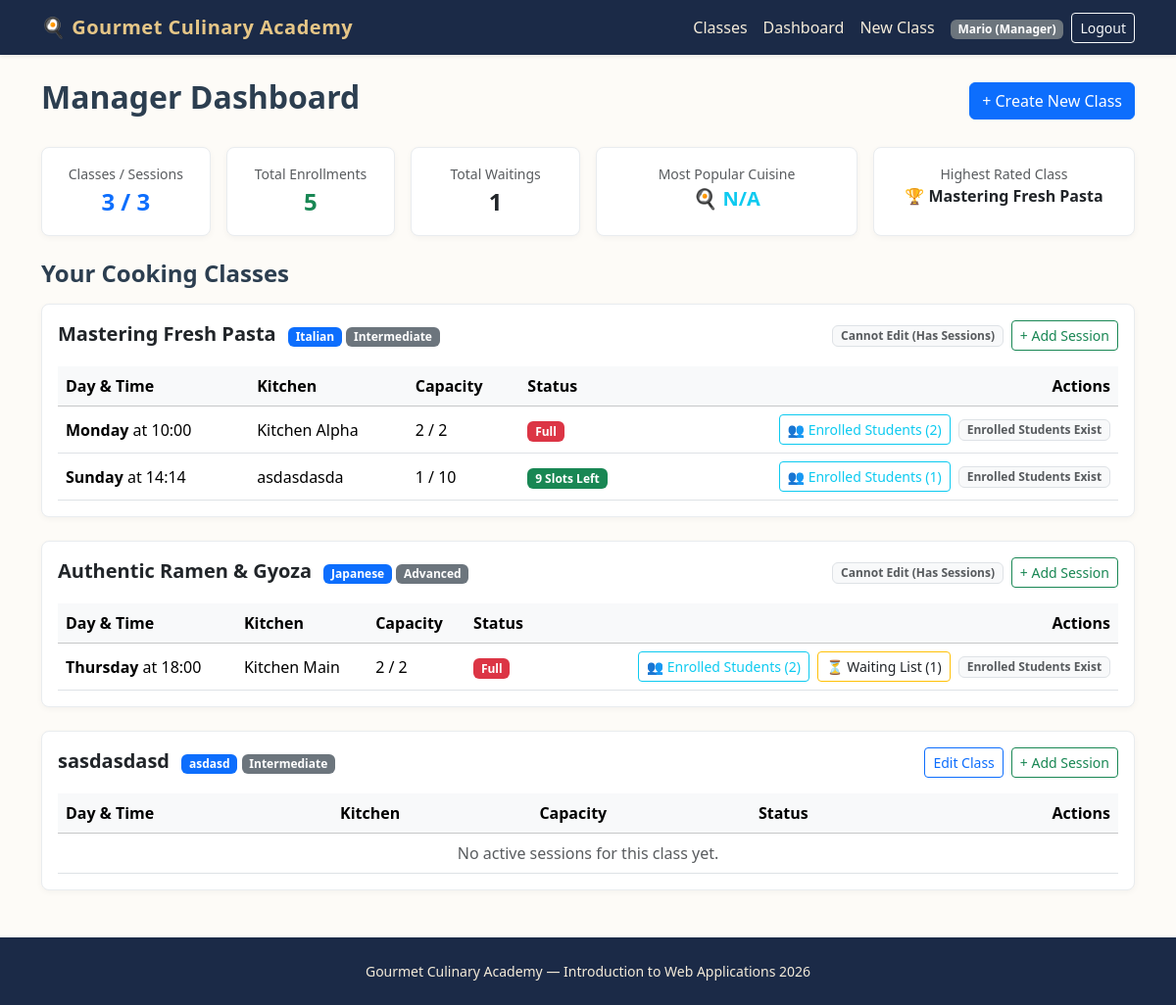
Before: /manager/dashboard (signed in) with the older database file.
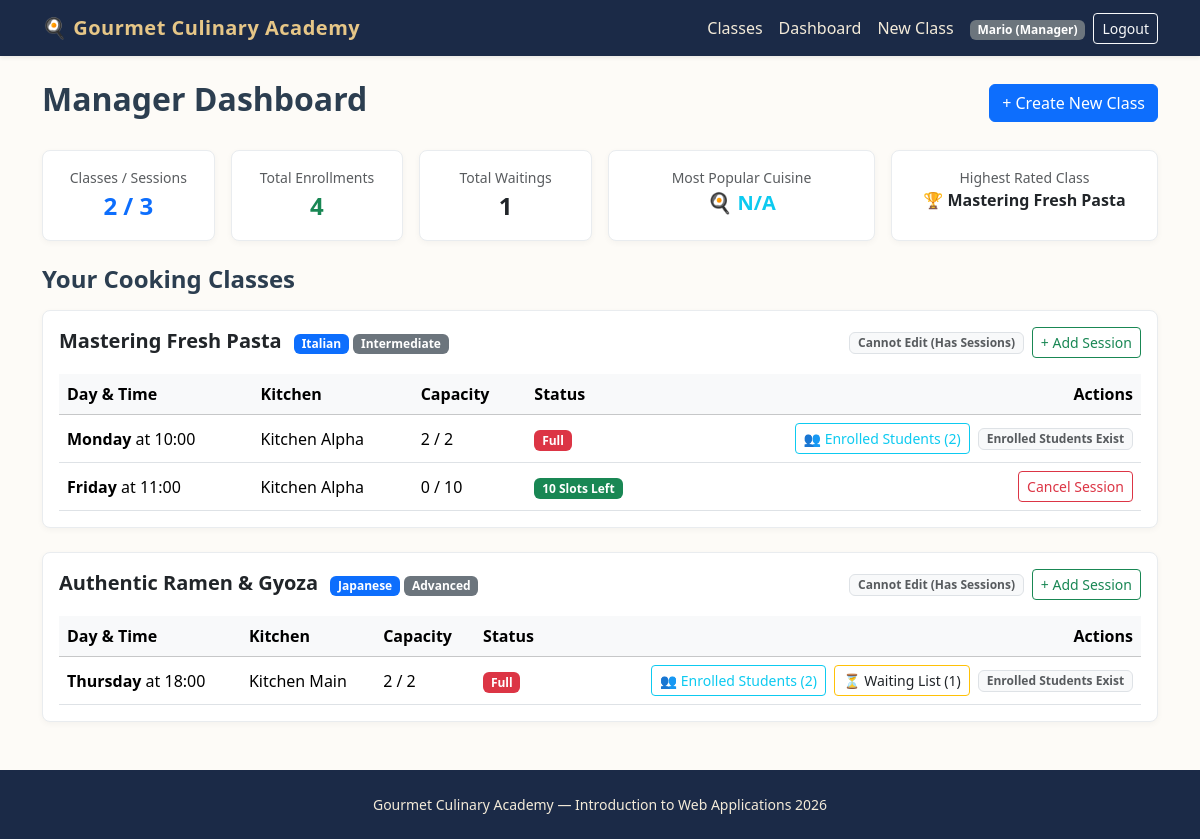
After: the same page with the newer database file.
### tables this page shows
CREATE TABLE cooking_classes (
    id INTEGER PRIMARY KEY AUTOINCREMENT,
    manager_id INTEGER NOT NULL,
    title TEXT NOT NULL UNIQUE,
    cuisine TEXT NOT NULL,
    difficulty TEXT NOT NULL CHECK(difficulty IN ('Beginner', 'Intermediate', 'Advanced')),
    duration INTEGER NOT NULL,
    dietary_category TEXT NOT NULL CHECK(dietary_category IN ('Standard', 'Vegetarian', 'Vegan', 'Gluten-free')),
    chef_name TEXT NOT NULL,
    ingredients TEXT NOT NULL, -- Virgülle ayrılmış en az 4 malzeme
    description TEXT NOT NULL,
    photo_1 TEXT NOT NULL,
    photo_2 TEXT NOT NULL,
    photo_3 TEXT NOT NULL,
    FOREIGN KEY (manager_id) REFERENCES users(id) ON DELETE CASCADE
);

CREATE TABLE class_sessions (
    id INTEGER PRIMARY KEY AUTOINCREMENT,
    class_id INTEGER NOT NULL,
    day_of_week TEXT NOT NULL CHECK(day_of_week IN ('Monday', 'Tuesday', 'Wednesday', 'Thursday', 'Friday', 'Saturday', 'Sunday')),
    start_time TEXT NOT NULL, -- HH:MM formatında
    kitchen_name TEXT NOT NULL,
    max_capacity INTEGER NOT NULL DEFAULT 10,
    FOREIGN KEY (class_id) REFERENCES cooking_classes(id) ON DELETE CASCADE
);

### routes/manager_routes.py (the view, shortened to what this page needs)
@manager_bp.route("/dashboard")
def dashboard():
    classes = get_manager_classes(current_user.id) or []
    stats = get_manager_statistics(current_user.id) or {}
    if isinstance(stats, dict):
        stats = dict(stats)
    else:
        try:
            stats = dict(stats)
        except Exception:
            stats = {}
    stats["total_classes"] = len(classes)
    stats["total_sessions"] = sum(len(item.get("sessions", []) if isinstance(item, dict) else item["sessions"]) for item in classes)
    total_enrollments = 0
    total_waiting = 0
    for item in classes:
        sessions = item["sessions"] if isinstance(item, (dict, list)) and "sessions" in item else (item.get("sessions", []) if isinstance(item, dict) else [])
        for s in sessions:
            s_dict = dict(s) if not isinstance(s, dict) else s
            total_enrollments += s_dict.get("enrolled_count", 0)
            waiting = s_dict.get("waiting_students", [])
            total_waiting += len(waiting) if waiting else 0
    stats["total_enrollments"] = total_enrollments
    stats["total_waiting"] = total_waiting
    if "popular_cuisine" not in stats or not stats["popular_cuisine"]:
        cuisine_counter = Counter()
        for item in classes:
            item_dict = dict(item) if not isinstance(item, dict) else item
            cuisine = None
            if "cuisine" in item_dict:
                cuisine = item_dict["cuisine"]
            elif "class" in item_dict and isinstance(item_dict["class"], (dict, tuple)):
                c_obj = dict(item_dict["class"]) if not isinstance(item_dict["class"], dict) else item_dict["class"]
                cuisine = c_obj.get("cuisine")
        most_common = cuisine_counter.most_common(1)
        stats["popular_cuisine"] = most_common[0][0] if most_common and most_common[0][1] > 0 else "N/A"
    return render_template("manager/dashboard.html", classes=classes, stats=stats)

### app.py (called while the page is built)
@app.after_request
def add_header(response):
    response.headers["Cache-Control"] = (
        "no-store, no-cache, must-revalidate, post-check=0, pre-check=0, max-age=0"
    )
    response.headers["Pragma"] = "no-cache"
    response.headers["Expires"] = "-1"
    return response

@login_manager.user_loader
def load_user(user_id):
    row = get_user_by_id(user_id)
    if row:
        return User(
            user_id=row["id"],
            email=row["email"],
            first_name=row["first_name"],
            last_name=row["last_name"],
            role=row["role"]
        )
    return None

### dao/user_dao.py (called while the page is built)
def get_user_by_id(user_id):
    conn = get_db()
    cursor = conn.cursor()
    cursor.execute("SELECT * FROM users WHERE id = ?", (user_id,))
    user = cursor.fetchone()
    close_db(conn)
    return user

### database/database.py (called while the page is built)
def get_db():
    conn = sqlite3.connect(DATABASE, timeout=10.0)
    conn.row_factory = sqlite3.Row
    conn.execute("PRAGMA foreign_keys = ON")
    return conn

### routes/manager_routes.py (called while the page is built)
@manager_bp.before_request
@login_required
def check_manager_role():
    if current_user.role != "Manager":
        flash("Access denied. Manager privileges required.", "danger")
        return redirect(url_for("home.index"))

### templates/manager/dashboard.html (shortened to what the changed rows need)
{% extends "base.html" %}
{% block content %}
<header class="d-flex justify-content-between align-items-center mb-4">
    <h1 class="h2 fw-bold">Manager Dashboard</h1>
</header>
<section class="row g-3 mb-4">
    <article class="col-md-4 col-lg-2">
        <div class="card card-culinary p-3 text-center h-100">
            <span class="text-muted small">Classes / Sessions</span>
            <span class="fs-4 fw-bold text-primary">{{ stats.total_classes }} / {{ stats.total_sessions }}</span>
        </div>
    </article>
    <article class="col-md-4 col-lg-2">
        <div class="card card-culinary p-3 text-center h-100">
            <span class="text-muted small">Total Enrollments</span>
            <span class="fs-4 fw-bold text-success">{{ stats.total_enrollments }}</span>
        </div>
    </article>
    <article class="col-md-6 col-lg-3">
        <div class="card card-culinary p-3 text-center h-100">
            <span class="text-muted small">Highest Rated Class</span>
            <span class="fs-6 fw-bold text-dark text-truncate" title="{{ stats.top_rated_class }}">
                🏆 {{ stats.top_rated_class }}
            </span>
        </div>
    </article>
</section>
<section>
    <h2 class="h4 fw-bold mb-3">Your Cooking Classes</h2>
    {% if classes %}
        {% for item in classes %}
            <article class="card card-culinary mb-4 p-3">
                <div class="d-flex justify-content-between align-items-center mb-3 flex-wrap gap-2">
                    <div>
                        <h3 class="h5 fw-bold mb-1 d-inline-block me-2">{{ item.class.title }}</h3>
                        <span class="badge bg-primary">{{ item.class.cuisine }}</span>
                        <span class="badge bg-secondary">{{ item.class.difficulty }}</span>
                    </div>
                    <div class="d-flex gap-2">
                        {% if item.can_edit %}
                            <a href="{{ url_for('manager.edit_class', class_id=item.class.id) }}" class="btn btn-sm btn-outline-primary">Edit Class</a>
                        {% else %}
                            <span class="badge bg-light text-muted border align-self-center">Cannot Edit (Has Sessions)</span>
                        {% endif %}
                        <a href="{{ url_for('manager.create_session', class_id=item.class.id) }}" class="btn btn-sm btn-outline-success">+ Add Session</a>
                    </div>
                </div>
                <div class="table-responsive">
                    <table class="table table-hover align-middle mb-0">
                        <thead class="table-light">
                            <tr>
                                <th>Day & Time</th>
                                <th>Kitchen</th>
                                <th>Capacity</th>
                                <th>Status</th>
                                <th class="text-end">Actions</th>
                            </tr>
                        </thead>
                        <tbody>
                            {% for s in item.sessions %}
                                <tr>
                                    <td><strong>{{ s.day_of_week }}</strong> at {{ s.start_time[:5] if s.start_time else s.start_time }}</td>
                                    <td>{{ s.kitchen_name }}</td>
                                    <td>{{ s.enrolled_count }} / {{ s.max_capacity }}</td>
                                    <td>
                                        {% if s.enrolled_count == s.max_capacity %}
                                            <span class="badge bg-danger">Full</span>
                                        {% else %}
                                            <span class="badge bg-success">{{ s.available_slots }} Slots Left</span>
                                        {% endif %}
                                    </td>
                                    <td class="text-end">
                                        {% if s.enrolled_count > 0 %}
                                            <button type="button" class="btn btn-sm btn-outline-info me-1" data-bs-toggle="modal" data-bs-target="#studentsModal{{ s.id }}">
                                                👥 Enrolled Students ({{ s.enrolled_count }})
                                            </button>
                                        {% endif %}
                                        {% if s.waiting_students and s.waiting_students|length > 0 %}
                                            <button type="button" class="btn btn-sm btn-outline-warning text-dark me-1" data-bs-toggle="modal" data-bs-target="#studentsModal{{ s.id }}">
                                                ⏳ Waiting List ({{ s.waiting_students|length }})
                                            </button>
                                        {% endif %}
                                        {% if s.enrolled_count == 0 %}
                                            <form action="{{ url_for('manager.cancel_session', session_id=s.id) }}" method="POST" class="d-inline">
                                                <button type="submit" class="btn btn-sm btn-outline-danger" onclick="return confirm('Are you sure you want to cancel this session?')">Cancel Session</button>
                                            </form>
                                        {% else %}
                                            <span class="badge bg-light text-muted border">Enrolled Students Exist</span>
                                        {% endif %}
                                    </td>
                                </tr>
                            {% else %}
                                <tr>
                                    <td colspan="5" class="text-muted text-center py-2">No active sessions for this class yet.</td>
                                </tr>
                            {% endfor %}
                        </tbody>
                    </table>
                </div>
            </article>
        {% endfor %}
    {% endif %}
</section>
{% endblock %}

Changed rows visible on the page:
removed class_sessions: day_of_week "Sunday", start_time "14:14", kitchen_name "asdasdasda", enrolled_count "1", max_capacity "10", available_slots "9", shows "Enrolled Students Exist", shown under "Mastering Fresh Pasta"
removed cooking_classes: class "sasdasdasd", class.cuisine "asdasd", class.difficulty "Intermediate"
added class_sessions: day_of_week "Friday", start_time "11:00", kitchen_name "Kitchen Alpha", enrolled_count "0", max_capacity "10", available_slots "10", shown under "Mastering Fresh Pasta"
Other visible differences:
{{ stats.total_classes }}: "3" → "2"
{{ stats.total_enrollments }}: "5" → "4"
list line gone: "Edit Class + Add Session Day & Time Kitchen Capacity Status Actions No active sessions for this class yet."
